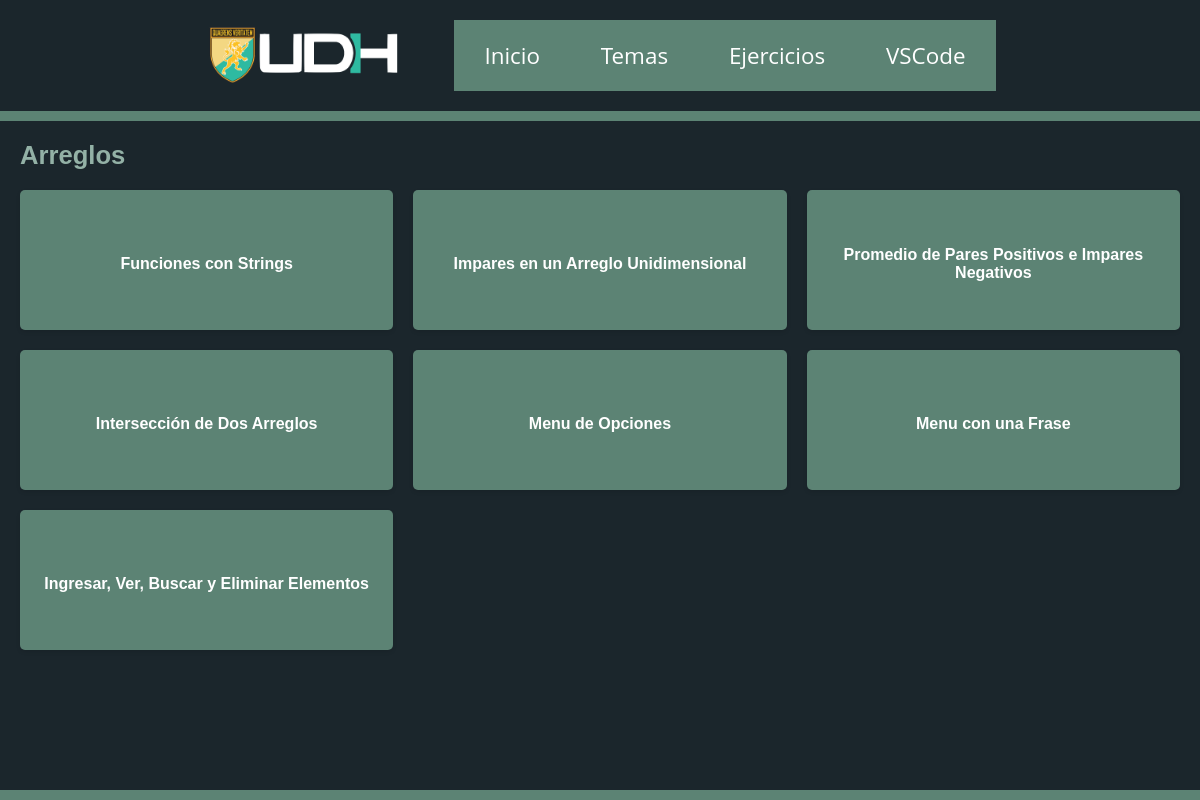
Page /ejercicios/Arreglos/ on the earlier database version.
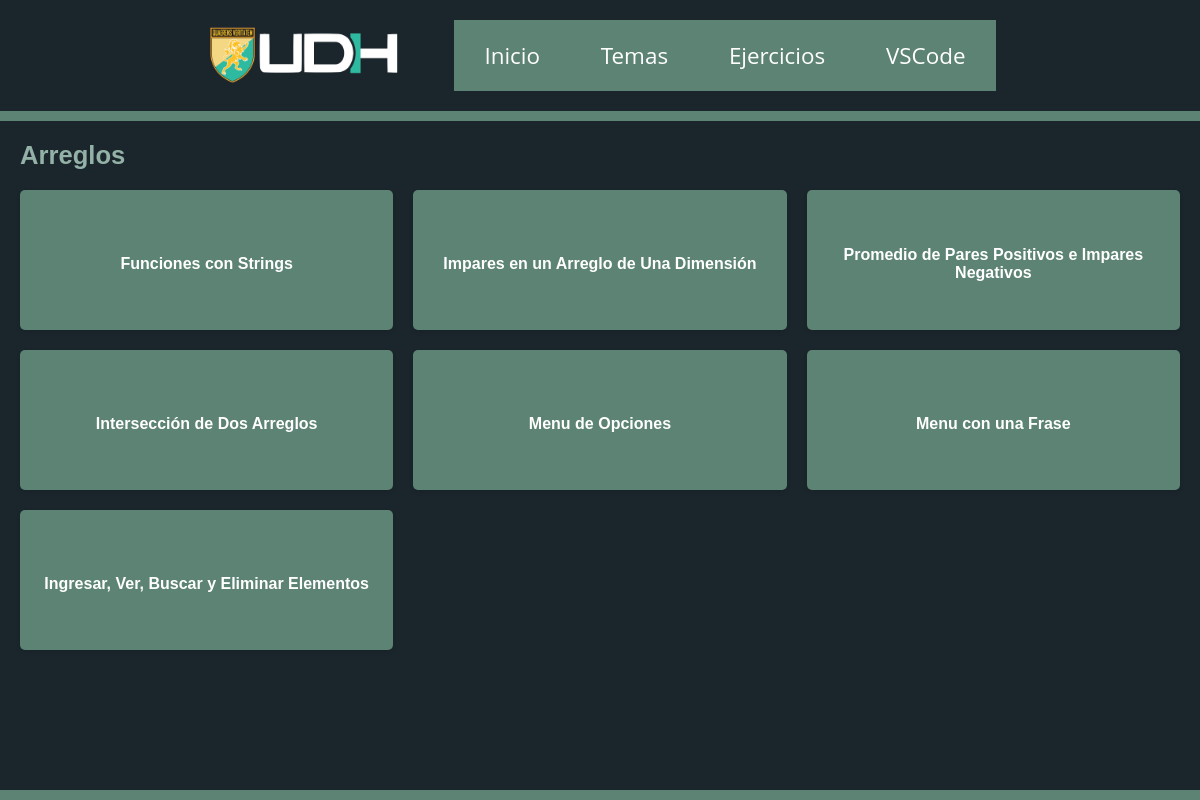
Same page on the later database version.
### exercises/models.py (models this page shows, shortened)
class Exercises(models.Model):
    category = models.ForeignKey(Categories, on_delete=models.CASCADE)
    title = models.CharField(max_length=100)
    desc = models.TextField()
    cpp_snippet = models.TextField()
    py_snippet = models.TextField()

### exercises/views.py (the view)
# urls.py: path('ejercicios/<str:category_name>/', exercise_list, name='lista'),
def exercise_list(request, category_name):
    category = get_object_or_404(Categories, name=category_name)
    exercise = Exercises.objects.filter(category=category)
    return render(request, 'exercise_list.html',
                  {'category': category, 'exercise': exercise})

### exercises/static/templates/exercise_list.html
{% extends 'base.html' %}
{% block content %}
<h2>{{ category.name }}</h2>
<div class="category-grid-container">
    <div class="category-grid">
        {% for id in exercise %}
        <a href="{% url 'ejemplo' category.name id.title %}">
            <div class="category-card-ex">
                <h3>{{ id.title }}</h3>
            </div>
        </a>
        {% endfor %}
    </div>
</div>
{% endblock %}

Differences in the rows shown:
changed Exercises: title "Impares en un Arreglo Unidimensional" → "Impares en un Arreglo de Una Dimensión"
